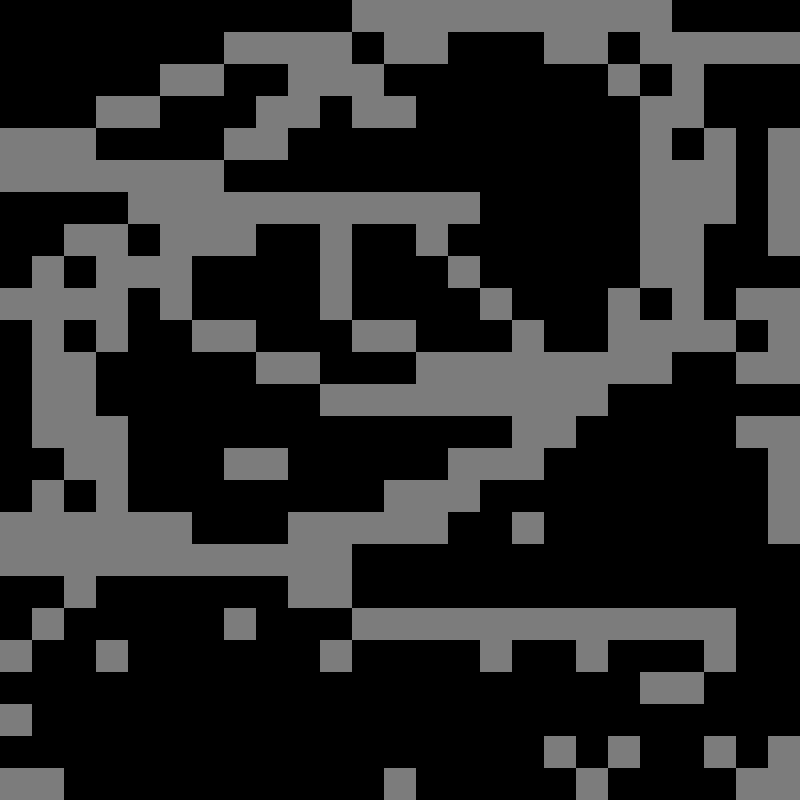

Rendered tile map (Tiled .tmx) drawn with the repository's tilesets; below, a short description and the map source with its tile grids summarised:
An orthogonal 25x25 tile map with 32x32 px tiles, 1 tile layer (1).

<map version="1.0" orientation="orthogonal" renderorder="right-down" width="25" height="25" tilewidth="32" tileheight="32" nextobjectid="18">
 <tileset firstgid="1" name="spritesheet " tilewidth="32" tileheight="32" tilecount="20">
  <image source="resources/spritesheet .png" width="128" height="160" />
  <tile id="0">
   <properties>
    <property name="bottom" value="True" />
    <property name="left" value="True" />
    <property name="right" value="True" />
    <property name="top" value="True" />
   </properties>
  </tile>
  <tile id="1">
   <properties>
    <property name="bottom" value="True" />
    <property name="left" value="True" />
    <property name="right" value="True" />
    <property name="top" value="True" />
   </properties>
  </tile>
  <tile id="2">
   <properties>
    <property name="bottom" value="True" />
    <property name="left" value="True" />
    <property name="right" value="True" />
    <property name="top" value="True" />
   </properties>
  </tile>
  <tile id="3">
   <properties>
    <property name="bottom" value="True" />
    <property name="left" value="True" />
    <property name="right" value="True" />
    <property name="top" value="True" />
   </properties>
  </tile>
  <tile id="4">
   <properties>
    <property name="bottom" value="True" />
    <property name="left" value="True" />
    <property name="right" value="True" />
    <property name="top" value="True" />
   </properties>
  </tile>
  <tile id="5">
   <properties>
    <property name="bottom" value="True" />
    <property name="left" value="True" />
    <property name="right" value="True" />
    <property name="top" value="True" />
   </properties>
  </tile>
  <tile id="7">
   <properties>
    <property name="bottom" value="True" />
    <property name="left" value="True" />
    <property name="right" value="True" />
    <property name="top" value="True" />
   </properties>
  </tile>
  <tile id="8">
   <properties>
    <property name="bottom" value="True" />
    <property name="left" value="True" />
    <property name="right" value="True" />
    <property name="top" value="True" />
   </properties>
  </tile>
  <tile id="9">
   <properties>
    <property name="bottom" value="True" />
    <property name="left" value="True" />
    <property name="right" value="True" />
    <property name="top" value="True" />
   </properties>
  </tile>
  <tile id="10">
   <properties>
    <property name="bottom" value="True" />
    <property name="left" value="True" />
    <property name="right" value="True" />
    <property name="top" value="True" />
   </properties>
  </tile>
  <tile id="11">
   <properties>
    <property name="bottom" value="True" />
    <property name="left" value="True" />
    <property name="right" value="True" />
    <property name="top" value="True" />
   </properties>
  </tile>
  <tile id="12">
   <properties>
    <property name="bottom" value="True" />
    <property name="left" value="True" />
    <property name="right" value="True" />
    <property name="top" value="True" />
   </properties>
  </tile>
  <tile id="13">
   <properties>
    <property name="bottom" value="True" />
    <property name="left" value="True" />
    <property name="right" value="True" />
    <property name="top" value="True" />
   </properties>
  </tile>
  <tile id="14">
   <properties>
    <property name="bottom" value="True" />
    <property name="left" value="True" />
    <property name="right" value="True" />
    <property name="top" value="True" />
   </properties>
  </tile>
  <tile id="15">
   <properties>
    <property name="bottom" value="True" />
    <property name="left" value="True" />
    <property name="right" value="True" />
    <property name="top" value="True" />
   </properties>
  </tile>
  <tile id="16">
   <properties>
    <property name="bottom" value="True" />
    <property name="left" value="True" />
    <property name="right" value="True" />
    <property name="top" value="True" />
   </properties>
  </tile>
  <tile id="17">
   <properties>
    <property name="bottom" value="True" />
    <property name="left" value="True" />
    <property name="right" value="True" />
    <property name="top" value="True" />
   </properties>
  </tile>
 </tileset>
 <layer name="1" width="25" height="25">
  <data>[625 cells, 219 non-empty, 1 distinct tile ids]</data>
 </layer>
</map>
